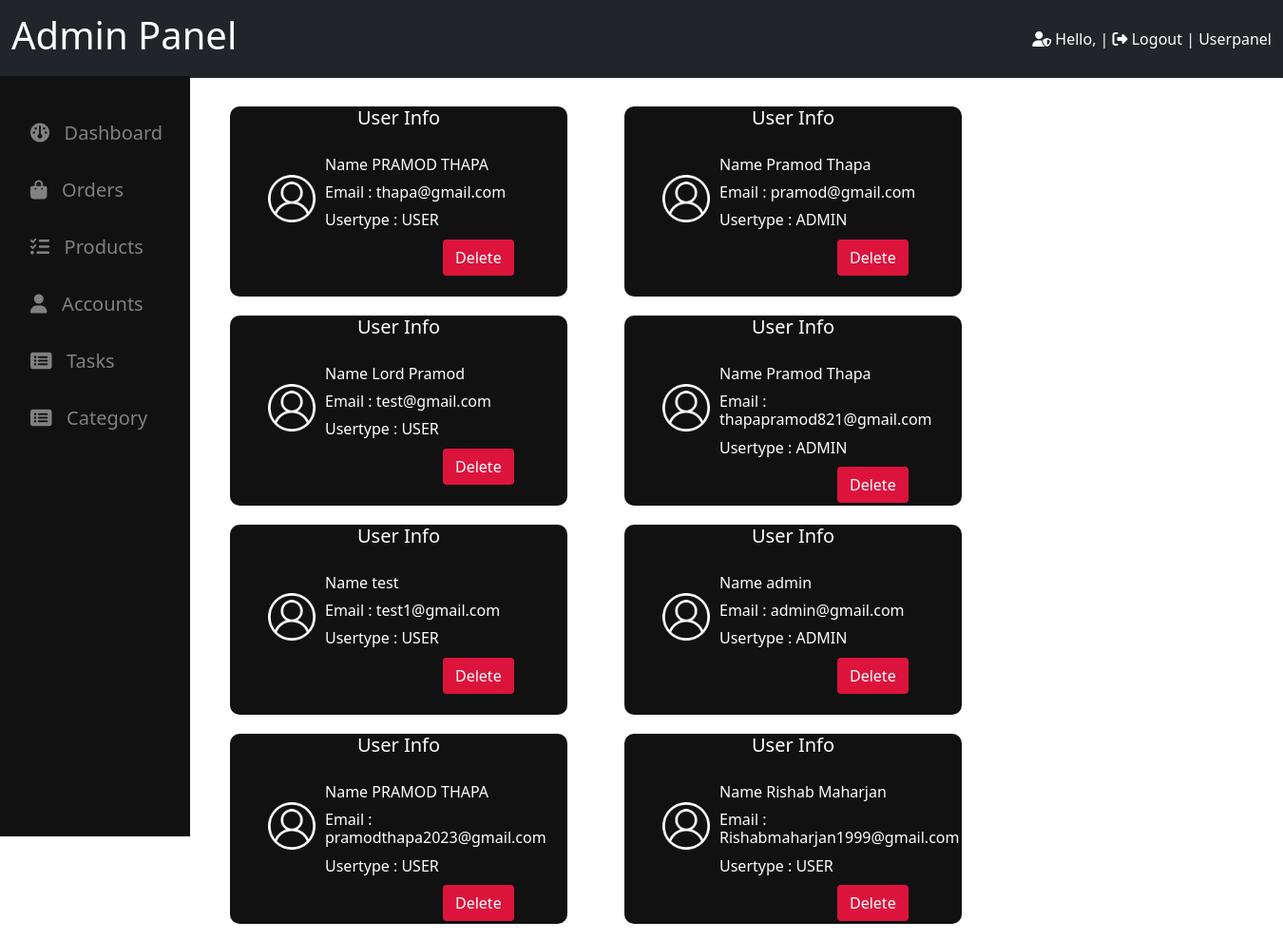
The app's page /frontend/pages/admin/viewaccounts.php with its own data.
### tables this page shows
CREATE TABLE `user_info` (
  `id` int NOT NULL,
  `name` varchar(255) DEFAULT NULL,
  `email` varchar(255) DEFAULT NULL,
  `phone` bigint DEFAULT NULL,
  `password` varchar(255) DEFAULT NULL,
  `usertype` varchar(20) DEFAULT 'user',
  `reset_token_hash` varchar(64) DEFAULT NULL,
  `reset_token_expires_at` datetime DEFAULT NULL
);

### frontend/pages/admin/viewaccounts.php (the view, shortened to what this page needs)
<?php
include '../../../backend/config/connection.php';
include './dashboard.php';
$stmt = "SELECT * FROM user_info ";
$response = mysqli_query($connect, $stmt);
?>
<!DOCTYPE html>
<html lang="en">
<head>
    <link rel="stylesheet" href="../../assets/css/bootstrap.min.css">
</head>
<body>
    <div class="container">
        <?php while ($row = mysqli_fetch_assoc($response)) { ?>
        <div class="box-container">
            <h5>User Info</h5>
            <div class="content-container">
                <img src="../../assets/images/userlogo.png" alt="User-Account">
                <div class="detail-container">
                    <h6>Name <?php echo $row['name']; ?></h6>
                    <h6>Email : <?php echo $row['email']; ?></h6>
                    <h6>Usertype : <?php echo strtoupper($row['usertype']); ?></h6>
                    <a href="./user-delete.php?id=<?php echo $row['id']; ?>"><input type="button" class="btn text-white"
                            value="Delete"></a>
                </div>
            </div>
        </div>
        <?php } ?>
    </div>
</body>
</html>

### frontend/pages/admin/viewaccounts.php (style rules this page uses)
.container { margin-top: 20px; margin-left: 200px; display: flex; flex-wrap: wrap; width: 1300px; }
.content-container { display: flex; }
.box-container { margin: 10px 30px; width: 355px; height: 200px; background-color: #111111; border-radius: 10px; }
.box-container h5 { text-align: center; color: #FFFFFF; }
.content-container img { margin-top: 40px; margin-left: 40px; height: 50px; filter: brightness(0) invert(1); }
.detail-container { margin-left: 10px; color: #FFFFFF; padding: 20px 0px; }
.detail-container h6 { margin-bottom: 10px; }
.detail-container a { color: #FFFFFF; background-color: #111111; margin-left: 120px; padding: 4px; border-radius: 5px; background: transparent; }
.detail-container input { color: #FFFFFF; background-color: crimson; }

### records on screen
user_info: name "PRAMOD THAPA", email "thapa@gmail.com", usertype "USER"
user_info: name "Pramod Thapa", email "pramod@gmail.com", usertype "ADMIN"
user_info: name "Lord Pramod", email "test@gmail.com", usertype "USER"
user_info: name "Pramod Thapa", email "thapapramod821@gmail.com", usertype "ADMIN"
user_info: name "test", email "test1@gmail.com", usertype "USER"
user_info: name "admin", email "admin@gmail.com", usertype "ADMIN"
user_info: name "PRAMOD THAPA", email "pramodthapa2023@gmail.com", usertype "USER"
user_info: name "Rishab Maharjan", email "Rishabmaharjan1999@gmail.com", usertype "USER"
